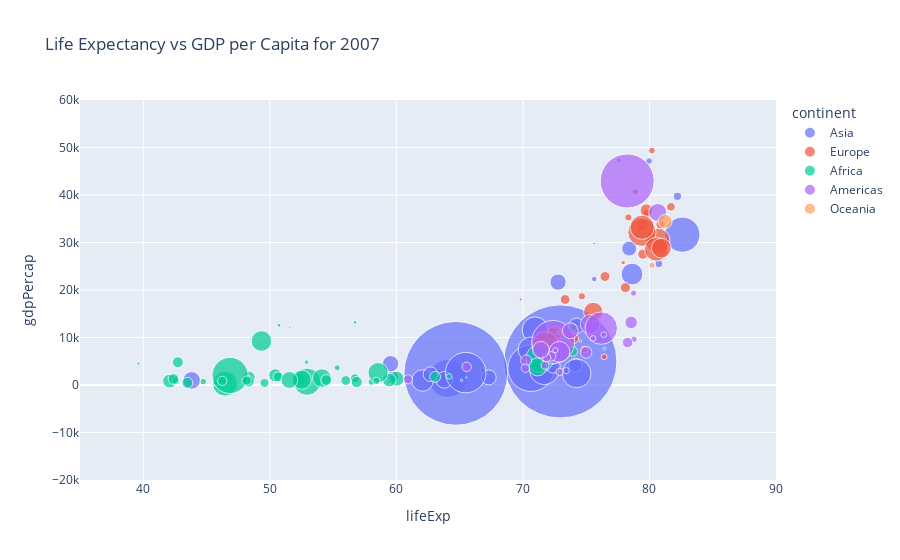

This figure's notebook cell:
### Markdown cell above
## Plotly Express
- Plotly Express is a high level wrapper around Plotly Go
- Less code
- Less flexibility
- Easier to use and Good for quick visualisations .

### Code cell
# plot life expectancy vs gdp scatter plot using plotly express -> continent as color and population as size -> hover name ->range_x and range_y
fig = px.scatter(temp , x = 'lifeExp' , y = 'gdpPercap' , color = 'continent' , size = 'pop', size_max=80 , hover_name = 'country' , range_x = [35 , 90] , range_y = [-20000 , 60000] , title = 'Life Expectancy vs GDP per Capita for 2007')
fig.show()

### Figure 1 — Plotly figure (JSON) as saved in the notebook; plotly's stock layout.template omitted (floating-point values rounded to 4 significant figures)
{"data": [{"hovertemplate": "<b>%{hovertext}</b><br><br>continent=Asia<br>lifeExp=%{x}<br>gdpPercap=%{y}<br>pop=%{marker.size}<extra></extra>", "hovertext": ["Afghanistan", "Bahrain", "Bangladesh", "Cambodia", "China", "Hong Kong, China", "India", "Indonesia", "Iran", "Iraq", "Israel", "Japan", "Jordan", "Korea, Dem. Rep.", "Korea, Rep.", "Kuwait", "Lebanon", "Malaysia", "Mongolia", "Myanmar", "Nepal", "Oman", "Pakistan", "Philippines", "Saudi Arabia", "Singapore", "Sri Lanka", "Syria", "Taiwan", "Thailand", "Vietnam", "West Bank and Gaza", "Yemen, Rep."], "legendgroup": "Asia", "marker": {"color": "#636efa", "size": [31889923, 708573, 150448339, 14131858, 1318683096, 6980412, 1110396331, 223547000, 69453570, 27499638, 6426679, 127467972, 6053193, 23301725, 49044790, 2505559, 3921278, 24821286, 2874127, 47761980, 28901790, 3204897, 169270617, 91077287, 27601038, 4553009, 20378239, 19314747, 23174294, 65068149, 85262356, 4018332, 22211743], "sizemode": "area", "sizeref": 206000.0, "symbol": "circle"}, "mode": "markers", "name": "Asia", "orientation": "v", "showlegend": true, "x": [43.83, 75.64, 64.06, 59.72, 72.96, 82.21, 64.7, 70.65, 70.96, 59.55, 80.75, 82.6, 72.53, 67.3, 78.62, 77.59, 71.99, 74.24, 66.8, 62.07, 63.78, 75.64, 65.48, 71.69, 72.78, 79.97, 72.4, 74.14, 78.4, 70.62, 74.25, 73.42, 62.7], "xaxis": "x", "y": [974.6, 29800.0, 1391.0, 1714.0, 4959.0, 39720.0, 2452.0, 3541.0, 11610.0, 4471.0, 25520.0, 31660.0, 4519.0, 1593.0, 23350.0, 47310.0, 10460.0, 12450.0, 3096.0, 944.0, 1091.0, 22320.0, 2606.0, 3190.0, 21650.0, 47140.0, 3970.0, 4185.0, 28720.0, 7458.0, 2442.0, 3025.0, 2281.0], "yaxis": "y", "type": "scatter"}, {"hovertemplate": "<b>%{hovertext}</b><br><br>continent=Europe<br>lifeExp=%{x}<br>gdpPercap=%{y}<br>pop=%{marker.size}<extra></extra>", "hovertext": ["Albania", "Austria", "Belgium", "Bosnia and Herzegovina", "Bulgaria", "Croatia", "Czech Republic", "Denmark", "Finland", "France", "Germany", "Greece", "Hungary", "Iceland", "Ireland", "Italy", "Montenegro", "Netherlands", "Norway", "Poland", "Portugal", "Romania", "Serbia", "Slovak Republic", "Slovenia", "Spain", "Sweden", "Switzerland", "Turkey", "United Kingdom"], "legendgroup": "Europe", "marker": {"color": "#EF553B", "size": [3600523, 8199783, 10392226, 4552198, 7322858, 4493312, 10228744, 5468120, 5238460, 61083916, 82400996, 10706290, 9956108, 301931, 4109086, 58147733, 684736, 16570613, 4627926, 38518241, 10642836, 22276056, 10150265, 5447502, 2009245, 40448191, 9031088, 7554661, 71158647, 60776238], "sizemode": "area", "sizeref": 206000.0, "symbol": "circle"}, "mode": "markers", "name": "Europe", "orientation": "v", "showlegend": true, "x": [76.42, 79.83, 79.44, 74.85, 73.0, 75.75, 76.49, 78.33, 79.31, 80.66, 79.41, 79.48, 73.34, 81.76, 78.89, 80.55, 74.54, 79.76, 80.2, 75.56, 78.1, 72.48, 74.0, 74.66, 77.93, 80.94, 80.88, 81.7, 71.78, 79.42], "xaxis": "x", "y": [5937.0, 36130.0, 33690.0, 7446.0, 10680.0, 14620.0, 22830.0, 35280.0, 33210.0, 30470.0, 32170.0, 27540.0, 18010.0, 36180.0, 40680.0, 28570.0, 9254.0, 36800.0, 49360.0, 15390.0, 20510.0, 10810.0, 9787.0, 18680.0, 25770.0, 28820.0, 33860.0, 37510.0, 8458.0, 33200.0], "yaxis": "y", "type": "scatter"}, {"hovertemplate": "<b>%{hovertext}</b><br><br>continent=Africa<br>lifeExp=%{x}<br>gdpPercap=%{y}<br>pop=%{marker.size}<extra></extra>", "hovertext": ["Algeria", "Angola", "Benin", "Botswana", "Burkina Faso", "Burundi", "Cameroon", "Central African Republic", "Chad", "Comoros", "Congo, Dem. Rep.", "Congo, Rep.", "Cote d'Ivoire", "Djibouti", "Egypt", "Equatorial Guinea", "Eritrea", "Ethiopia", "Gabon", "Gambia", "Ghana", "Guinea", "Guinea-Bissau", "Kenya", "Lesotho", "Liberia", "Libya", "Madagascar", "Malawi", "Mali", "Mauritania", "Mauritius", "Morocco", "Mozambique", "Namibia", "Niger", "Nigeria", "Reunion", "Rwanda", "Sao Tome and Principe", "Senegal", "Sierra Leone", "Somalia", "South Africa", "Sudan", "Swaziland", "Tanzania", "Togo", "Tunisia", "Uganda", "Zambia", "Zimbabwe"], "legendgroup": "Africa", "marker": {"color": "#00cc96", "size": [33333216, 12420476, 8078314, 1639131, 14326203, 8390505, 17696293, 4369038, 10238807, 710960, 64606759, 3800610, 18013409, 496374, 80264543, 551201, 4906585, 76511887, 1454867, 1688359, 22873338, 9947814, 1472041, 35610177, 2012649, 3193942, 6036914, 19167654, 13327079, 12031795, 3270065, 1250882, 33757175, 19951656, 2055080, 12894865, 135031164, 798094, 8860588, 199579, 12267493, 6144562, 9118773, 43997828, 42292929, 1133066, 38139640, 5701579, 10276158, 29170398, 11746035, 12311143], "sizemode": "area", "sizeref": 206000.0, "symbol": "circle"}, "mode": "markers", "name": "Africa", "orientation": "v", "showlegend": true, "x": [72.3, 42.73, 56.73, 50.73, 52.3, 49.58, 50.43, 44.74, 50.65, 65.15, 46.46, 55.32, 48.33, 54.79, 71.34, 51.58, 58.04, 52.95, 56.73, 59.45, 60.02, 56.01, 46.39, 54.11, 42.59, 45.68, 73.95, 59.44, 48.3, 54.47, 64.16, 72.8, 71.16, 42.08, 52.91, 56.87, 46.86, 76.44, 46.24, 65.53, 63.06, 42.57, 48.16, 49.34, 58.56, 39.61, 52.52, 58.42, 73.92, 51.54, 42.38, 43.49], "xaxis": "x", "y": [6223.0, 4797.0, 1441.0, 12570.0, 1217.0, 430.1, 2042.0, 706.0, 1704.0, 986.1, 277.6, 3633.0, 1545.0, 2082.0, 5581.0, 12150.0, 641.4, 690.8, 13210.0, 752.7, 1328.0, 942.7, 579.2, 1463.0, 1569.0, 414.5, 12060.0, 1045.0, 759.3, 1043.0, 1803.0, 10960.0, 3820.0, 823.7, 4811.0, 619.7, 2014.0, 7670.0, 863.1, 1598.0, 1712.0, 862.5, 926.1, 9270.0, 2602.0, 4513.0, 1107.0, 883.0, 7093.0, 1056.0, 1271.0, 469.7], "yaxis": "y", "type": "scatter"}, {"hovertemplate": "<b>%{hovertext}</b><br><br>continent=Americas<br>lifeExp=%{x}<br>gdpPercap=%{y}<br>pop=%{marker.size}<extra></extra>", "hovertext": ["Argentina", "Bolivia", "Brazil", "Canada", "Chile", "Colombia", "Costa Rica", "Cuba", "Dominican Republic", "Ecuador", "El Salvador", "Guatemala", "Haiti", "Honduras", "Jamaica", "Mexico", "Nicaragua", "Panama", "Paraguay", "Peru", "Puerto Rico", "Trinidad and Tobago", "United States", "Uruguay", "Venezuela"], "legendgroup": "Americas", "marker": {"color": "#ab63fa", "size": [40301927, 9119152, 190010647, 33390141, 16284741, 44227550, 4133884, 11416987, 9319622, 13755680, 6939688, 12572928, 8502814, 7483763, 2780132, 108700891, 5675356, 3242173, 6667147, 28674757, 3942491, 1056608, 301139947, 3447496, 26084662], "sizemode": "area", "sizeref": 206000.0, "symbol": "circle"}, "mode": "markers", "name": "Americas", "orientation": "v", "showlegend": true, "x": [75.32, 65.55, 72.39, 80.65, 78.55, 72.89, 78.78, 78.27, 72.23, 74.99, 71.88, 70.26, 60.92, 70.2, 72.57, 76.19, 72.9, 75.54, 71.75, 71.42, 78.75, 69.82, 78.24, 76.38, 73.75], "xaxis": "x", "y": [12780.0, 3822.0, 9066.0, 36320.0, 13170.0, 7007.0, 9645.0, 8948.0, 6025.0, 6873.0, 5728.0, 5186.0, 1202.0, 3548.0, 7321.0, 11980.0, 2749.0, 9809.0, 4173.0, 7409.0, 19330.0, 18010.0, 42950.0, 10610.0, 11420.0], "yaxis": "y", "type": "scatter"}, {"hovertemplate": "<b>%{hovertext}</b><br><br>continent=Oceania<br>lifeExp=%{x}<br>gdpPercap=%{y}<br>pop=%{marker.size}<extra></extra>", "hovertext": ["Australia", "New Zealand"], "legendgroup": "Oceania", "marker": {"color": "#FFA15A", "size": [20434176, 4115771], "sizemode": "area", "sizeref": 206000.0, "symbol": "circle"}, "mode": "markers", "name": "Oceania", "orientation": "v", "showlegend": true, "x": [81.23, 80.2], "xaxis": "x", "y": [34440.0, 25190.0], "yaxis": "y", "type": "scatter"}], "layout": {"xaxis": {"anchor": "y", "domain": [0.0, 1.0], "title": {"text": "lifeExp"}, "range": [35, 90]}, "yaxis": {"anchor": "x", "domain": [0.0, 1.0], "title": {"text": "gdpPercap"}, "range": [-20000, 60000]}, "legend": {"title": {"text": "continent"}, "tracegroupgap": 0, "itemsizing": "constant"}, "title": {"text": "Life Expectancy vs GDP per Capita for 2007"}}}
